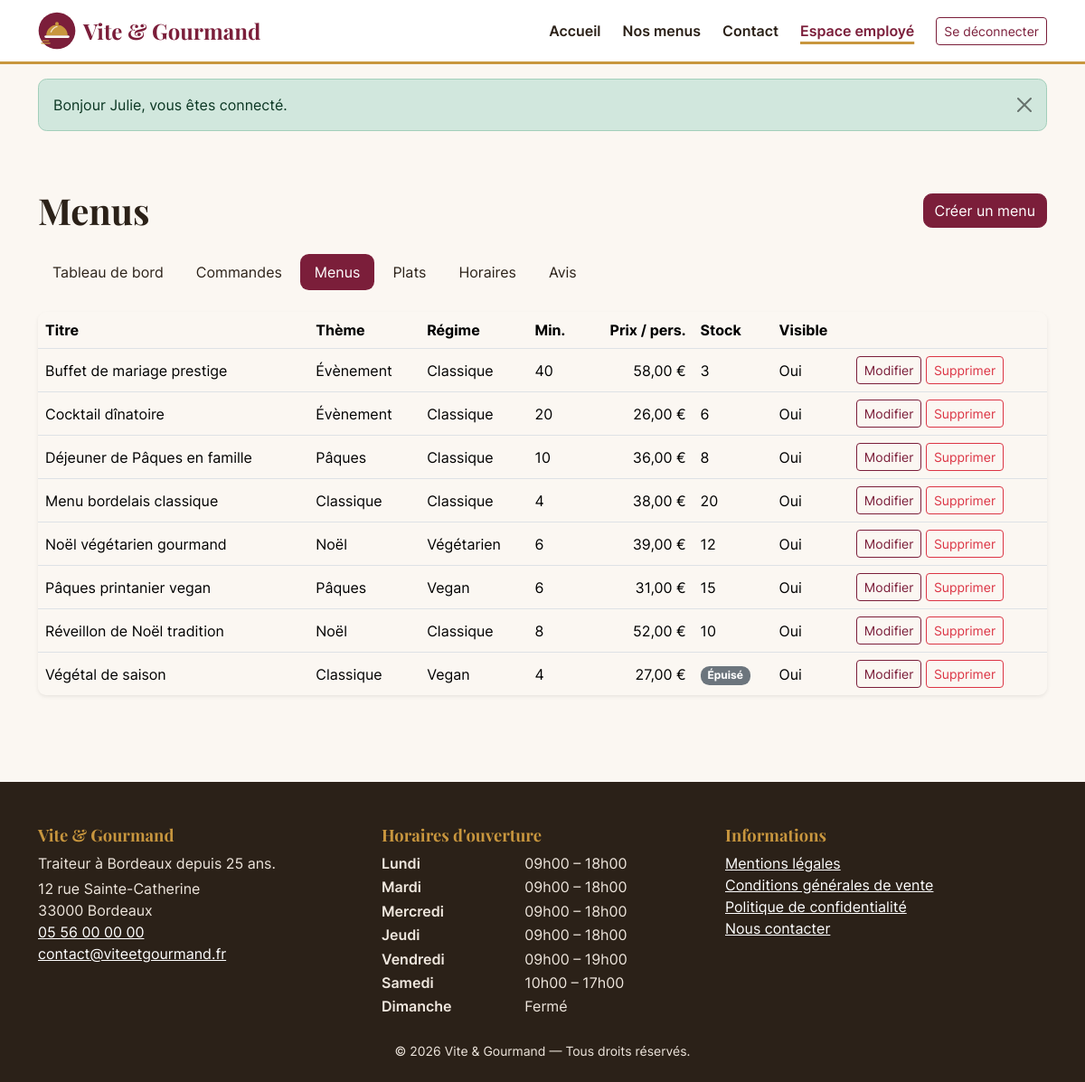
Screenshot of /gestion/menus (signed in) with the database file from the repository.
### tables this page shows
CREATE TABLE menu (
    menu_id                 INT UNSIGNED  NOT NULL AUTO_INCREMENT,
    titre                   VARCHAR(120)  NOT NULL,
    description             TEXT          NOT NULL,
    nombre_personne_minimum INT UNSIGNED  NOT NULL,
    prix_par_personne       DECIMAL(8,2)  NOT NULL,
    conditions              TEXT          NULL,
    delai_commande_jours    INT UNSIGNED  NOT NULL DEFAULT 3,
    quantite_restante       INT UNSIGNED  NOT NULL DEFAULT 0,
    theme_id                INT UNSIGNED  NOT NULL,
    regime_id               INT UNSIGNED  NOT NULL,
    actif                   TINYINT(1)    NOT NULL DEFAULT 1,
    created_at              DATETIME      NOT NULL DEFAULT CURRENT_TIMESTAMP,
    updated_at              DATETIME      NULL ON UPDATE CURRENT_TIMESTAMP,
    PRIMARY KEY (menu_id),
    KEY idx_menu_theme (theme_id),
    KEY idx_menu_regime (regime_id),
    CONSTRAINT fk_menu_theme  FOREIGN KEY (theme_id)  REFERENCES theme (theme_id),
    CONSTRAINT fk_menu_regime FOREIGN KEY (regime_id) REFERENCES regime (regime_id),
    CONSTRAINT chk_menu_min   CHECK (nombre_personne_minimum >= 1),
    CONSTRAINT chk_menu_prix  CHECK (prix_par_personne >= 0)
);

CREATE TABLE theme (
    theme_id  INT UNSIGNED NOT NULL AUTO_INCREMENT,
    libelle   VARCHAR(50)  NOT NULL,
    PRIMARY KEY (theme_id),
    UNIQUE KEY uq_theme_libelle (libelle)
);

CREATE TABLE regime (
    regime_id INT UNSIGNED NOT NULL AUTO_INCREMENT,
    libelle   VARCHAR(50)  NOT NULL,
    PRIMARY KEY (regime_id),
    UNIQUE KEY uq_regime_libelle (libelle)
);

CREATE TABLE horaire (
    horaire_id      INT UNSIGNED NOT NULL AUTO_INCREMENT,
    jour            ENUM('Lundi','Mardi','Mercredi','Jeudi','Vendredi','Samedi','Dimanche') NOT NULL,
    heure_ouverture TIME NULL,
    heure_fermeture TIME NULL,
    ferme           TINYINT(1) NOT NULL DEFAULT 0,
    PRIMARY KEY (horaire_id),
    UNIQUE KEY uq_horaire_jour (jour)
);

### src/Core/View.php (called while the page is built, shortened)
<?php
final class View
{
    public static function render(string $template, array $data = [], ?string $layout = 'layouts/main'): string
    {
        $content = self::capture($template, $data);
        return self::capture($layout, array_merge($data, ['content' => $content]));
    }
    public static function capture(string $template, array $data = []): string
    {
        $file = BASE_PATH . '/views/' . $template . '.php';
        extract($data, EXTR_SKIP);
        require $file;
        return (string) ob_get_clean();
    }
}

### src/Controllers/Gestion/MenuController.php (called while the page is built, shortened)
<?php
final class MenuController
{
    public function index(): void
    {
        view('gestion/menus/index', ['title' => 'Menus', 'menus' => MenuRepository::all()]);
    }
}

### public/index.php (called while the page is built, shortened)
<?php
$router = new Router();
$router->dispatch($_SERVER['REQUEST_METHOD'] ?? 'GET', $_SERVER['REQUEST_URI'] ?? '/');

### src/Core/Database.php (called while the page is built, shortened)
<?php
final class Database
{
    private static ?PDO $pdo = null;
    public static function pdo(): PDO
    {
        if (self::$pdo === null) {
            $dsn = sprintf(
                'mysql:host=%s;port=%s;dbname=%s;charset=utf8mb4',
                Env::get('DB_HOST', '127.0.0.1'),
                Env::get('DB_PORT', '3306'),
                Env::get('DB_NAME', 'vite_gourmand')
            );
            $options = [
                PDO::ATTR_ERRMODE            => PDO::ERRMODE_EXCEPTION,
                PDO::ATTR_DEFAULT_FETCH_MODE => PDO::FETCH_ASSOC,
                PDO::ATTR_EMULATE_PREPARES   => false,
            ];
            self::$pdo = new PDO($dsn, Env::get('DB_USER', 'root'), Env::get('DB_PASSWORD', ''), $options);
            self::$pdo->exec("SET time_zone = '" . (new \DateTime())->format('P') . "'");
        }
        return self::$pdo;
    }
    public static function run(string $sql, array $params = []): \PDOStatement
    {
        $stmt = self::pdo()->prepare($sql);
        $stmt->execute($params);
        return $stmt;
    }
    public static function fetchAll(string $sql, array $params = []): array
    {
        return self::run($sql, $params)->fetchAll();
    }
}

### src/Repositories/MenuRepository.php (called while the page is built, shortened)
<?php
final class MenuRepository
{
    public static function all(): array
    {
        return Database::fetchAll(self::SELECT . ' ORDER BY m.actif DESC, m.titre');
    }
}

### src/Repositories/HoraireRepository.php (called while the page is built, shortened)
<?php
final class HoraireRepository
{
    private static ?array $cache = null;
    public static function all(): array
    {
        if (self::$cache === null) {
            try {
                self::$cache = Database::fetchAll(
                    "SELECT * FROM horaire
                     ORDER BY FIELD(jour, 'Lundi','Mardi','Mercredi','Jeudi','Vendredi','Samedi','Dimanche')"
                );
            } catch (\Throwable $e) {
                log_error('Horaires indisponibles : ' . $e->getMessage());
                self::$cache = [];
            }
        }
        return self::$cache;
    }
}

### views/gestion/menus/index.php (the view, shortened to what this page needs)
<div class="container py-5">
    <div class="d-flex justify-content-between align-items-center flex-wrap gap-2 mb-4">
        <h1 class="mb-0">Menus</h1>
        <a href="/gestion/menus/nouveau" class="btn btn-primary">Créer un menu</a>
    </div>
    <?php require BASE_PATH . '/views/gestion/_nav.php'; ?>
    <div class="table-responsive card border-0 shadow-sm">
        <table class="table table-hover align-middle mb-0">
            <thead>
                <tr><th scope="col">Titre</th><th scope="col">Thème</th><th scope="col">Régime</th><th scope="col">Min.</th>
                    <th scope="col" class="text-end">Prix / pers.</th><th scope="col">Stock</th><th scope="col">Visible</th><th scope="col"><span class="visually-hidden">Actions</span></th></tr>
            </thead>
            <tbody>
            <?php foreach ($menus as $m): ?>
                <tr>
                    <td><?= e($m['titre']) ?></td>
                    <td><?= e($m['theme']) ?></td>
                    <td><?= e($m['regime']) ?></td>
                    <td><?= (int) $m['nombre_personne_minimum'] ?></td>
                    <td class="text-end"><?= price($m['prix_par_personne']) ?></td>
                    <td><?= (int) $m['quantite_restante'] === 0 ? '<span class="badge text-bg-secondary">Épuisé</span>' : (int) $m['quantite_restante'] ?></td>
                    <td><?= (int) $m['actif'] === 1 ? 'Oui' : '<span class="badge text-bg-light">Masqué</span>' ?></td>
                    <td class="text-nowrap">
                        <a class="btn btn-sm btn-outline-primary" href="/gestion/menus/<?= (int) $m['menu_id'] ?>/modifier">Modifier<span class="visually-hidden"> <?= e($m['titre']) ?></span></a>
                        <form method="post" action="/gestion/menus/<?= (int) $m['menu_id'] ?>/supprimer" class="d-inline" data-confirm="Supprimer le menu « <?= e($m['titre']) ?> » ?">
                            <button type="submit" class="btn btn-sm btn-outline-danger">Supprimer<span class="visually-hidden"> <?= e($m['titre']) ?></span></button>
                        </form>
                    </td>
                </tr>
            <?php endforeach; ?>
            </tbody>
        </table>
    </div>
</div>

### src/Core/Router.php (shortened to what this page needs)
<?php
final class Router
{
    private array $routes = [];
    private function add(string $method, string $path, array $handler, array $middlewares): void
    {
        $this->routes[] = compact('method', 'pattern', 'handler', 'middlewares');
    }
    public function dispatch(string $method, string $uri): void
    {
        $path = rawurldecode(parse_url($uri, PHP_URL_PATH) ?? '/');
        $path = rtrim($path, '/') ?: '/';
        foreach ($this->routes as $route) {
            if (!preg_match($route['pattern'], $path, $matches)) {
                continue;
            }
            $params = array_map('intval', array_filter($matches, 'is_string', ARRAY_FILTER_USE_KEY));
            [$class, $action] = $route['handler'];
            (new $class())->$action(...$params);
            return;
        }
    }
}

### views/partials/footer.php (shortened to what this page needs)
<?php
$horaires = HoraireRepository::all();
?>
<footer class="site-footer mt-5 pt-5 pb-4">
    <div class="container">
        <div class="row g-4">
            <div class="col-md-4">
                <h2>Vite &amp; Gourmand</h2>
                <p class="mb-1">Traiteur à Bordeaux depuis 25 ans.</p>
                <address class="mb-0">
                    12 rue Sainte-Catherine<br>33000 Bordeaux<br>
                    <a href="tel:+33556000000">05 56 00 00 00</a><br>
                    <a href="mailto:contact@viteetgourmand.fr">contact@viteetgourmand.fr</a>
                </address>
            </div>
            <div class="col-md-4">
                <h2>Horaires d'ouverture</h2>
                <dl class="horaires row mb-0">
                    <?php foreach ($horaires as $h): ?>
                        <dt class="col-5"><?= e($h['jour']) ?></dt>
                        <dd class="col-7">
                            <?= (int) $h['ferme'] === 1
                                ? 'Fermé'
                                : e(time_fr($h['heure_ouverture'])) . ' – ' . e(time_fr($h['heure_fermeture'])) ?>
                        </dd>
                    <?php endforeach; ?>
                </dl>
            </div>
            <div class="col-md-4">
                <h2>Informations</h2>
                <ul class="list-unstyled">
                    <li><a href="/mentions-legales">Mentions légales</a></li>
                    <li><a href="/cgv">Conditions générales de vente</a></li>
                    <li><a href="/confidentialite">Politique de confidentialité</a></li>
                    <li><a href="/contact">Nous contacter</a></li>
                </ul>
            </div>
        </div>
        <p class="text-center small mt-4 mb-0">&copy; <?= date('Y') ?> Vite &amp; Gourmand — Tous droits réservés.</p>
    </div>
</footer>

### public/assets/css/app.css (style rules this page uses)
:root { --vg-bordeaux: #7B1E3A; --vg-bordeaux-dark: #5C1229; --vg-or: #C8963E; --vg-or-texte: #7A5617; --vg-creme: #FBF7F2; --vg-sable: #F1E6DA; --vg-encre: #2B2118; --vg-gris: #5F5A55; --vg-vert: #3E6B48; --bs-primary: var(--vg-bordeaux); --bs-primary-rgb: 123, 30, 58; --bs-link-color: var(--vg-bordeaux); --bs-link-color-rgb: 123, 30, 58; --bs-link-hover-color: var(--vg-bordeaux-dark); --bs-link-hover-color-rgb: 92, 18, 41; --bs-body-bg: var(--vg-creme); --bs-body-color: var(--vg-encre); --bs-body-font-family: "Inter", system-ui, -apple-system, "Segoe UI", Roboto, sans-serif; --bs-secondary-color: var(--vg-gris); --bs-border-radius: .6rem; --bs-focus-ring-color: rgba(123, 30, 58, .35); }
body { display: flex; flex-direction: column; min-height: 100vh; }
h1, h2, h3, .h1, .h2, .h3, .display-5, .display-6, .navbar-brand { font-family: "Playfair Display", Georgia, serif; font-weight: 700; }
.btn-primary { --bs-btn-bg: var(--vg-bordeaux); --bs-btn-border-color: var(--vg-bordeaux); --bs-btn-hover-bg: var(--vg-bordeaux-dark); --bs-btn-hover-border-color: var(--vg-bordeaux-dark); --bs-btn-active-bg: var(--vg-bordeaux-dark); --bs-btn-active-border-color: var(--vg-bordeaux-dark); --bs-btn-disabled-bg: #9a6a78; --bs-btn-disabled-border-color: #9a6a78; }
.btn-outline-primary { --bs-btn-color: var(--vg-bordeaux); --bs-btn-border-color: var(--vg-bordeaux); --bs-btn-hover-bg: var(--vg-bordeaux); --bs-btn-hover-border-color: var(--vg-bordeaux); --bs-btn-active-bg: var(--vg-bordeaux-dark); }
.site-footer { background: var(--vg-encre); color: #EFE7DE; }
.site-footer a { color: #fff; }
.site-footer h2 { font-size: 1.15rem; color: var(--vg-or); }
.site-footer .horaires dt { font-weight: 600; }
.site-footer .horaires dd { margin-bottom: .15rem; }
.table > :not(caption) > * > * { background-color: transparent; }

### rows the page displays
menu: titre "Buffet de mariage prestige", theme.libelle "Évènement", regime.libelle "Classique", nombre_personne_minimum "40", prix_par_personne "58,00 €", quantite_restante "3", actif "Oui"
menu: titre "Cocktail dînatoire", theme.libelle "Évènement", regime.libelle "Classique", nombre_personne_minimum "20", prix_par_personne "26,00 €", quantite_restante "6", actif "Oui"
menu: titre "Déjeuner de Pâques en famille", theme.libelle "Pâques", regime.libelle "Classique", nombre_personne_minimum "10", prix_par_personne "36,00 €", quantite_restante "8", actif "Oui"
menu: titre "Menu bordelais classique", theme.libelle "Classique", regime.libelle "Classique", nombre_personne_minimum "4", prix_par_personne "38,00 €", quantite_restante "20", actif "Oui"
menu: titre "Noël végétarien gourmand", theme.libelle "Noël", regime.libelle "Végétarien", nombre_personne_minimum "6", prix_par_personne "39,00 €", quantite_restante "12", actif "Oui"
menu: titre "Pâques printanier vegan", theme.libelle "Pâques", regime.libelle "Vegan", nombre_personne_minimum "6", prix_par_personne "31,00 €", quantite_restante "15", actif "Oui"
menu: titre "Réveillon de Noël tradition", theme.libelle "Noël", regime.libelle "Classique", nombre_personne_minimum "8", prix_par_personne "52,00 €", quantite_restante "10", actif "Oui"
menu: titre "Végétal de saison", theme.libelle "Classique", regime.libelle "Vegan", nombre_personne_minimum "4", prix_par_personne "27,00 €", quantite_restante "Épuisé", actif "Oui"
horaire: jour "Lundi", heure_ouverture "09h00", heure_fermeture "18h00"
horaire: jour "Mardi", heure_ouverture "09h00", heure_fermeture "18h00"
horaire: jour "Mercredi", heure_ouverture "09h00", heure_fermeture "18h00"
horaire: jour "Jeudi", heure_ouverture "09h00", heure_fermeture "18h00"
horaire: jour "Vendredi", heure_ouverture "09h00", heure_fermeture "19h00"
horaire: jour "Samedi", heure_ouverture "10h00", heure_fermeture "17h00"
horaire: jour "Dimanche", ferme "Fermé"

### other values shown
$flash['message'] "Bonjour Julie, vous êtes connecté."
